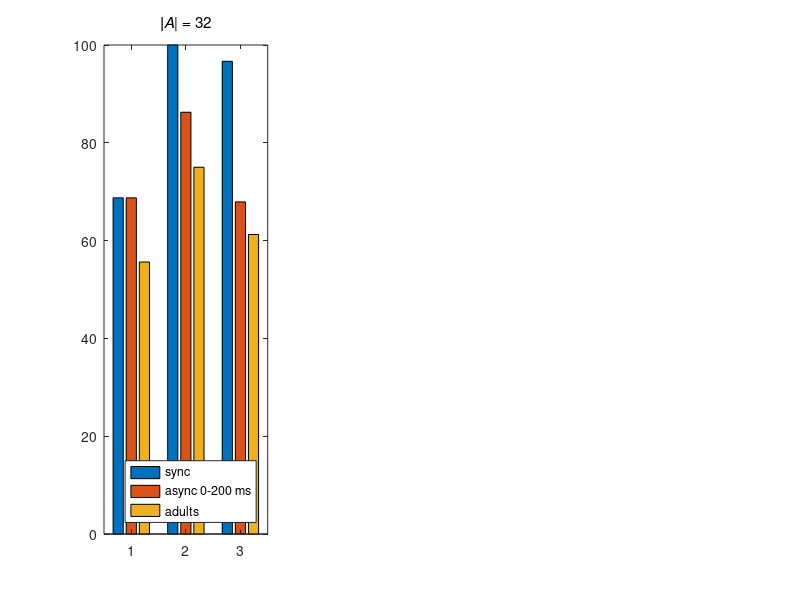

Recreate this plot in MATLAB. (Note: this script raises an error after producing the figure.)



%% V2

b = figure('Position',[500 300 1200 350]);
load results/thiessen_task_results_32_new.mat
res = cell(2,1);
for cond = 1:2
    tmp = [squeeze(perf(cond,1,:,:));squeeze(perf(cond,2,:,:))]; % Combine across the two streams
    res{cond} = tmp;
end

perf = tmp;

thies_results = [8.9 12 9.8]./16.*100;
thies_devs = [2 2.6 3]./16.*100/sqrt(20);

shift1 = 0.225;

subplot(1,3,1);
bar([mean(res{1})'.*100 mean(res{2})'.*100 thies_results']);
title('|\itA\rm| = 32');
legend({'sync','async 0-200 ms','adults'},'Location','SouthEast');
drawstds(b,(1:3)-shift1,mean(res{1}).*100,std(res{1}).*100./sqrt(n_iters*2),0.05,2,'red');
drawstds(b,(1:3),mean(res{2}).*100,std(res{2}).*100./sqrt(n_iters*2),0.05,2,'red');
drawstds(b,(1:3)+shift1,thies_results,thies_devs,0.05,2,'red');
set(gca,'XTick',[]);
text(1,-8,sprintf('no\nvisual'),'HorizontalAlignment','center')
text(2,-8,sprintf('cons.\nvisual'),'HorizontalAlignment','center')
text(3,-8,sprintf('rand.\nvisual'),'HorizontalAlignment','center')
line([0 4],[50 50],'LineStyle','--','LineWidth',2','Color','black');
grid;
xlim([0.5 3.5])
ylabel('performance (%)');
colormap([0.3 0.3 0.3;0.1 0.3 0.5;255/256 165/256 0;89/256 255/256 0.3])


load results/thiessen_task_results_64_new.mat
res = cell(2,1);
for cond = 1:2
    tmp = [squeeze(perf(cond,1,:,:));squeeze(perf(cond,2,:,:))]; % Combine across the two streams
    res{cond} = tmp;
end

perf = tmp;

thies_results = [8.9 12 9.8]./16.*100;
thies_devs = [2 2.6 3]./16.*100/sqrt(20);


shift1 = 0.225;

subplot(1,3,2);
bar([mean(res{1})'.*100 mean(res{2})'.*100 thies_results']);
title('|\itA\rm| = 64');
legend({'sync','async 0-200 ms','adults'},'Location','SouthEast');
drawstds(b,(1:3)-shift1,mean(res{1}).*100,std(res{1}).*100./sqrt(n_iters*2),0.05,2,'red');
drawstds(b,(1:3),mean(res{2}).*100,std(res{2}).*100./sqrt(n_iters*2),0.05,2,'red');
drawstds(b,(1:3)+shift1,thies_results,thies_devs,0.05,2,'red');

set(gca,'XTick',[]);
text(1,-8,sprintf('no\nvisual'),'HorizontalAlignment','center')
text(2,-8,sprintf('cons.\nvisual'),'HorizontalAlignment','center')
text(3,-8,sprintf('rand.\nvisual'),'HorizontalAlignment','center')
line([0 4],[50 50],'LineStyle','--','LineWidth',2','Color','black');
grid;
xlim([0.5 3.5])

ylabel('performance (%)');
colormap([0.3 0.3 0.3;0.1 0.3 0.5;255/256 165/256 0;89/256 255/256 0.3])





load results/thiessen_task_results_64_infant.mat
res = cell(2,1);
for cond = 1:2
    tmp = [squeeze(perf(cond,1,:,:));squeeze(perf(cond,2,:,:))]; % Combine across the two streams
    res{cond} = tmp;
end

perf = tmp;

thies_results = [8.9 12 9.8]./16.*100;
thies_devs = [2 2.6 3]./16.*100/sqrt(20);

shift1 = 0.15;

subplot(1,3,3);
bar([mean(res{1})'.*100 mean(res{2})'.*100]);
title('|\itA\rm| = 64 ("infant")');
legend({'async 200 ms','async 0-400 ms'},'Location','SouthEast');
drawstds(b,(1:3)-shift1,mean(res{1}).*100,std(res{1}).*100./sqrt(n_iters*2),0.05,2,'red');

drawstds(b,(1:3)+shift1,mean(res{2}).*100,std(res{2}).*100./sqrt(n_iters*2),0.05,2,'red');
set(gca,'XTick',[]);
text(1,-8,sprintf('no\nvisual'),'HorizontalAlignment','center')
text(2,-8,sprintf('cons.\nvisual'),'HorizontalAlignment','center')
text(3,-8,sprintf('rand.\nvisual'),'HorizontalAlignment','center')
line([0 4],[50 50],'LineStyle','--','LineWidth',2','Color','black');
grid;
xlim([0.5 3.5])
ylabel('performance (%)');
colormap([0.3 0.3 0.3;0.1 0.3 0.5;255/256 165/256 0;89/256 255/256 0.3]);

% Statistical tests

load results/thiessen_task_results_32_new.mat
res = cell(2,1);
for cond = 1:2
    tmp = [squeeze(perf(cond,1,:,:));squeeze(perf(cond,2,:,:))]; % Combine across the two streams
    res{cond} = tmp;
end

perf = tmp;

[a,b,c,stats] = ttest(perf(:,1),perf(:,2))


load results/thiessen_task_results_64_new.mat
res = cell(2,1);
for cond = 1:2
    tmp = [squeeze(perf(cond,1,:,:));squeeze(perf(cond,2,:,:))]; % Combine across the two streams
    res{cond} = tmp;
end

perf = tmp;

[a,b,c,stats] = ttest(perf(:,1),perf(:,2))



load results/thiessen_task_results_64_infant.mat
res = cell(2,1);
for cond = 1:2
    tmp = [squeeze(perf(cond,1,:,:));squeeze(perf(cond,2,:,:))]; % Combine across the two streams
    res{cond} = tmp;
end

perf = tmp;

[a,b,c,stats] = ttest(perf(:,1),perf(:,2))
